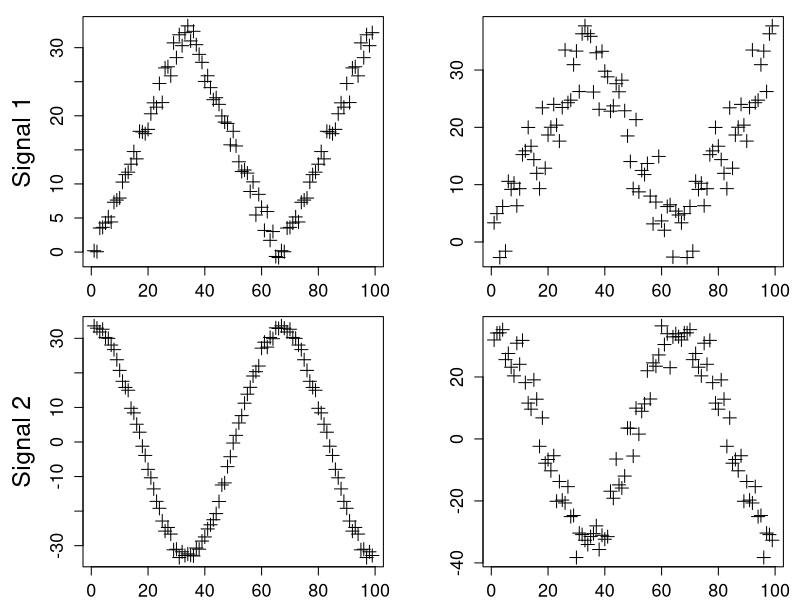
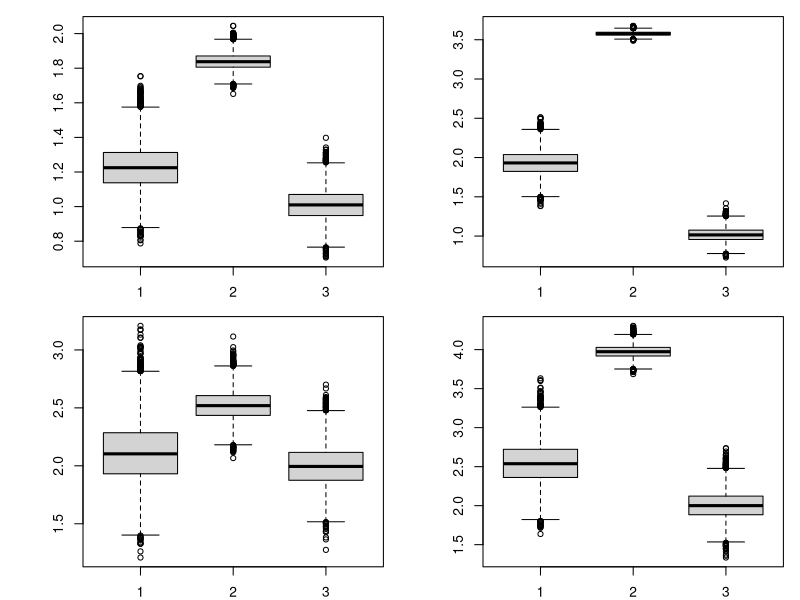
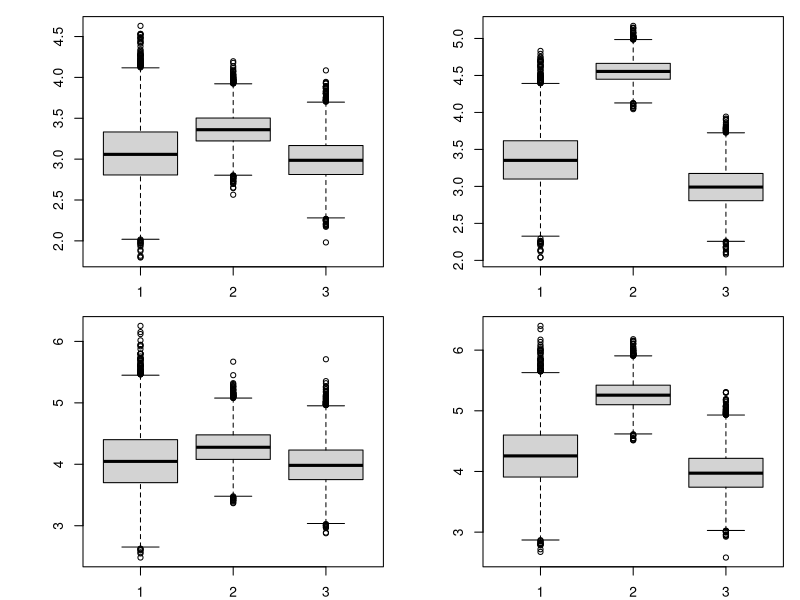
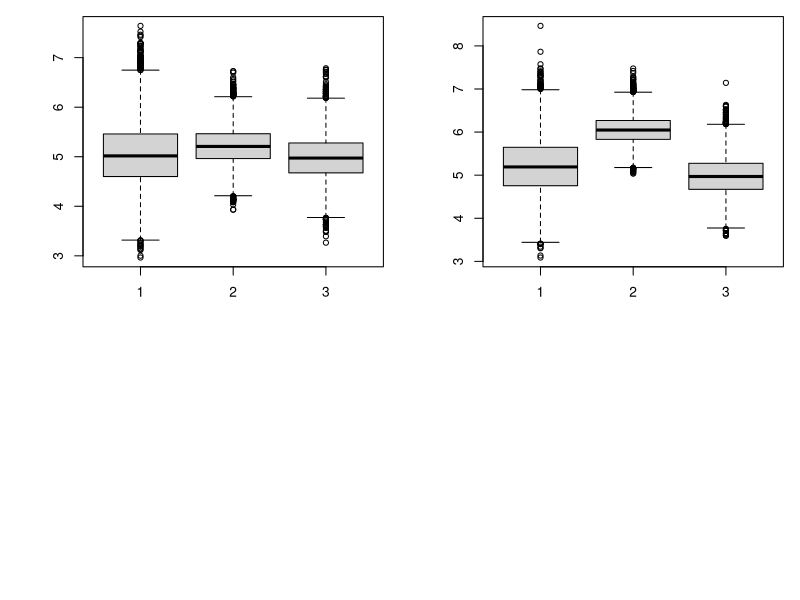
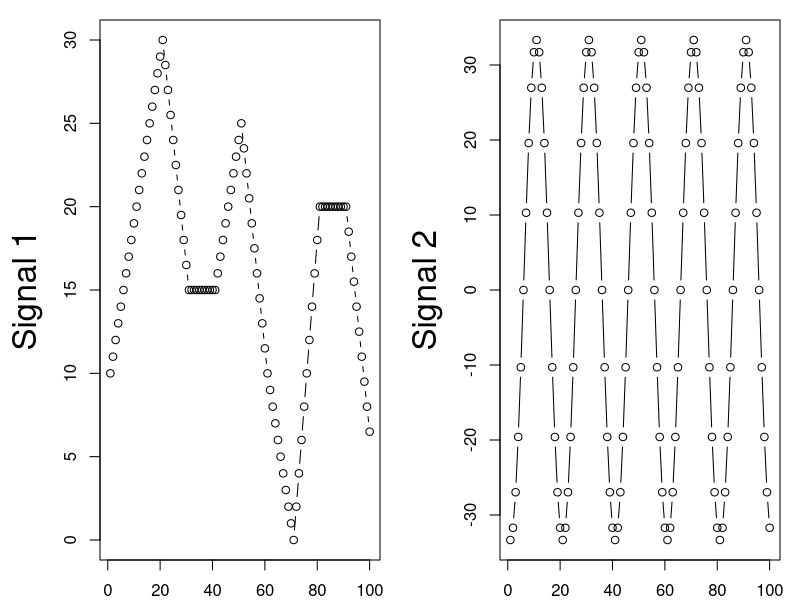

Write the R code that produced these figures, in order. (Note: a time limit stopped this script after it produced the figures.)


##### ##### ##### ##### ##### ##### #####
##### standard deviation estimation #####
##### ##### ##### ##### ##### ##### #####

# the sdDiff function gives an estimate of the standard deviation with two possible methods (HALL, MAD)
sdDiff <- function(x, method = 'HALL')
{
  if(is.numeric(x) == FALSE || length(x) < 2){stop('x is not a numeric vector of length > 1')}
  if(method == "HALL")
  {
    n = length(x)
    wei <- c(0.1942, 0.2809, 0.3832, -0.8582)
    mat <- wei %*% t(x)
    mat[2, -n] = mat[2, -1]
    mat[3, -c(n-1, n)] = mat[3, -c(1, 2)]
    mat[4, -c(n-2, n-1, n)] = mat[4, -c(1, 2, 3)]
    return(sqrt(sum(apply(mat[, -c(n-2, n-1, n)], 2, sum)^2) / (n-3)))
  }
  if(method == "MAD")
  {
    return(mad(diff(x)/sqrt(2)))
  }
  if(method == "SD")
  {
    return(sd(diff(x)/sqrt(2)))
  }
  return(NULL)
}



##### ##### ##### ##### ##### ##### #####
##### estim_sigma change in slope PB ####
##### ##### ##### ##### ##### ##### #####

# the estim_sigma function gives an estimate of the standard deviation
# with three possible methods (HALL, MAD, sdHallDiff) based on the previous sdDiff function

estim_sigma <- function(signal, sigma, p)
{
  d0 <- 0.1942
  d1 <- 0.2809
  d2 <- 0.3832
  d3 <- -0.8582
  corrector <- sqrt(d3^2 + (d2-d3)^2 + (d1-d2)^2 + (d0-d1)^2 + d0^2)

  sdMad <- NULL
  sdHall <- NULL
  sdHallDiff <- NULL

  n <- length(signal)
  for(i in 1:p)
  {
    y <- signal + rnorm(n, 0, sigma)
    sdMad <- c(sdMad, sdDiff(y, method = "MAD"))
    sdHall <- c(sdHall, sdDiff(y, method = "HALL"))
    sdHallDiff <- c(sdHallDiff, sdDiff(diff(y), method = "HALL")/corrector)
  }

  response <- list(sdMad = sdMad, sdHall = sdHall, sdHallDiff = sdHallDiff)
  return(response)
}





########                ########
######## define signals ########
########                ########

sigma <- 1

n <- 33
signal1 <- c(seq(from = 0, to = n, length.out = n), seq(from = n, to = 0, length.out = n),  seq(from = 0, to = n, length.out = n))
signal2 <- -n*cos(3*pi/(3*n)*0:(3*n-1))  ## with the minus

########       ########
######## PLOTS ########
########       ########

par(mfrow = c(2, 2))
par(mar=c(2,5,1,1))

plot(signal1 + rnorm(n, 0, 1),  type ="p", pch = 3, cex = 1.5, cex.axis = 1.3, col = 1, xlab = "", ylab = "Signal 1", main = "", cex.lab = 1.8)
plot(signal1 + rnorm(n, 0, 5),  type ="p", pch = 3, cex = 1.5, cex.axis = 1.3, col = 1, xlab = "", ylab = "", main = "")
plot(-signal2 + rnorm(n, 0, 1),  type ="p", pch = 3, cex = 1.5, cex.axis = 1.3, col = 1, xlab = "", ylab = "Signal 2", main = "", cex.lab = 1.8)
plot(-signal2 + rnorm(n, 0, 5),  type ="p", pch = 3, cex = 1.5, cex.axis = 1.3, col = 1, xlab = "", ylab = "", main = "")


########             ########
######## SIMULATIONS ########
########             ########


p <- 10000 ###NB SIMULATIONS

#results
M1 <- NULL; M2 <- NULL; M3 <- NULL; M4 <- NULL;
H1 <- NULL; H2 <- NULL; H3 <- NULL; H4 <- NULL;
HD1 <- NULL; HD2 <- NULL; HD3 <- NULL; HD4 <- NULL;

for(sigma in 1:5)
{
  print(sigma)
  #estimation
  res1 <- estim_sigma(signal1, sigma, p)
  res2 <- estim_sigma(signal2, sigma, p)

  #results
  M1 <- c(M1, mean(res1$sdMad))
  M2 <- c(M2, sd(res1$sdMad))
  M3 <- c(M3, mean(res2$sdMad))
  M4 <- c(M4, sd(res2$sdMad))

  H1 <- c(H1, mean(res1$sdHall))
  H2 <- c(H2, sd(res1$sdHall))
  H3 <- c(H3, mean(res2$sdHall))
  H4 <- c(H4, sd(res2$sdHall))

  HD1 <- c(HD1, mean(res1$sdHallDiff))
  HD2 <- c(HD2, sd(res1$sdHallDiff))
  HD3 <- c(HD3, mean(res2$sdHallDiff))
  HD4 <- c(HD4, sd(res2$sdHallDiff))

  boxplot(res1$sdMad, res1$sdHall, res1$sdHallDiff)
  boxplot(res2$sdMad, res2$sdHall, res2$sdHallDiff)
}

M1; M2; M3; M4
H1; H2; H3; H4
HD1; HD2; HD3; HD4

paste(signif(M1,3),collapse = " & ");paste(signif(M2,2),collapse = " & ");paste(signif(M3,3),collapse = " & ");paste(signif(M4,2),collapse = " & ")
paste(signif(H1,3),collapse = " & ");paste(signif(H2,2),collapse = " & ");paste(signif(H3,3),collapse = " & ");paste(signif(H4,2),collapse = " & ")
paste(signif(HD1,3),collapse = " & ");paste(signif(HD2,2),collapse = " & ");paste(signif(HD3,3),collapse = " & ");paste(signif(HD4,2),collapse = " & ")



####################################################################################
##############
############## more changes (review)
##############


########                ########
######## define signals ########
########                ########

signal1 <- NULL
s <- 5*sample(0:6, size = 11, replace = TRUE)
for(i in 1:10) signal1 <-  c(signal1[-length(signal1)], seq(from = s[i], to = s[i+1], length = 11))
signal1 <-  signal1[-length(signal1)]

n <- 100
nbChange <- 10
signal2 <- -n/3*cos(nbChange*pi/(n)*0:(n-1))


########       ########
######## PLOTS ########
########       ########

par(mfrow = c(1, 2))
par(mar=c(2,5,1,1))

plot(signal1,  type ="b", cex = 1, cex.axis = 1, col = 1, xlab = "", ylab = "Signal 1", main = "", cex.lab = 2)
plot(signal2,  type ="b", cex = 1, cex.axis = 1, col = 1, xlab = "", ylab = "Signal 2", main = "", cex.lab = 2)


########             ########
######## SIMULATIONS ########
########             ########

p <- 10000 ###NB SIMULATIONS

#results
M1 <- NULL; M2 <- NULL; M3 <- NULL; M4 <- NULL;
H1 <- NULL; H2 <- NULL; H3 <- NULL; H4 <- NULL;
HD1 <- NULL; HD2 <- NULL; HD3 <- NULL; HD4 <- NULL;

for(sigma in 1:5)
{
  print(sigma)
  #estimation
  res1 <- estim_sigma(signal1, sigma, p)
  res2 <- estim_sigma(signal2, sigma, p)

  #results
  M1 <- c(M1, mean(res1$sdMad))
  M2 <- c(M2, sd(res1$sdMad))
  M3 <- c(M3, mean(res2$sdMad))
  M4 <- c(M4, sd(res2$sdMad))

  H1 <- c(H1, mean(res1$sdHall))
  H2 <- c(H2, sd(res1$sdHall))
  H3 <- c(H3, mean(res2$sdHall))
  H4 <- c(H4, sd(res2$sdHall))

  HD1 <- c(HD1, mean(res1$sdHallDiff))
  HD2 <- c(HD2, sd(res1$sdHallDiff))
  HD3 <- c(HD3, mean(res2$sdHallDiff))
  HD4 <- c(HD4, sd(res2$sdHallDiff))

  boxplot(res1$sdMad, res1$sdHall, res1$sdHallDiff)
  boxplot(res2$sdMad, res2$sdHall, res2$sdHallDiff)
}

M1; M2; M3; M4
H1; H2; H3; H4
HD1; HD2; HD3; HD4

paste(signif(M1,3),collapse = " & ");paste(signif(M2,2),collapse = " & ");paste(signif(M3,3),collapse = " & ");paste(signif(M4,2),collapse = " & ")
paste(signif(H1,3),collapse = " & ");paste(signif(H2,2),collapse = " & ");paste(signif(H3,3),collapse = " & ");paste(signif(H4,2),collapse = " & ")
paste(signif(HD1,3),collapse = " & ");paste(signif(HD2,2),collapse = " & ");paste(signif(HD3,3),collapse = " & ");paste(signif(HD4,2),collapse = " & ")
